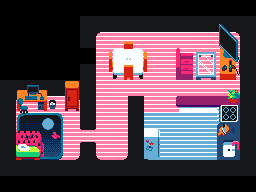

A 2D game scene composited from a Tiled map and its tileset images. What follows is a short description and the map's XML, with every tile layer's data as written:
An orthogonal 16x12 tile map with 16x16 px tiles, 3 tile layers (// bg, // corners, collision), 1 image layer and 10 objects.

<map version="1.5" tiledversion="1.7.2" orientation="orthogonal" renderorder="right-down" width="16" height="12" tilewidth="16" tileheight="16" infinite="0" nextlayerid="5" nextobjectid="1">
 <editorsettings>
  <export target="room_test.lua" format="lua" />
 </editorsettings>
 <tileset firstgid="1" name="test" tilewidth="16" tileheight="16" spacing="2" margin="1" tilecount="15" columns="15">
  <image source="../tilesets/test.png" width="270" height="18" />
  <tile id="1">
   <objectgroup draworder="index" id="2">
    <object id="1" x="0" y="0" width="16" height="16" />
   </objectgroup>
  </tile>
  <tile id="2">
   <objectgroup draworder="index" id="2">
    <object id="1" x="0" y="0" width="16" height="16" />
   </objectgroup>
  </tile>
  <tile id="3">
   <objectgroup draworder="index" id="2">
    <object id="1" x="0" y="0" width="16" height="16" />
   </objectgroup>
  </tile>
  <tile id="4">
   <objectgroup draworder="index" id="2">
    <object id="1" x="0" y="0" width="16" height="16" />
   </objectgroup>
  </tile>
  <tile id="5">
   <objectgroup draworder="index" id="2">
    <object id="1" x="0" y="0" width="16" height="16" />
   </objectgroup>
  </tile>
  <tile id="6">
   <objectgroup draworder="index" id="2">
    <object id="1" x="0" y="0" width="16" height="16" />
   </objectgroup>
  </tile>
  <tile id="7">
   <objectgroup draworder="index" id="2">
    <object id="1" x="0" y="0" width="16" height="16" />
   </objectgroup>
  </tile>
  <tile id="8">
   <objectgroup draworder="index" id="2">
    <object id="1" x="0" y="0" width="16" height="16" />
   </objectgroup>
  </tile>
  <tile id="9">
   <objectgroup draworder="index" id="2">
    <object id="1" x="0" y="0" width="16" height="16" />
   </objectgroup>
  </tile>
  <tile id="10">
   <objectgroup draworder="index" id="3">
    <object id="2" x="0" y="0" width="16" height="16" />
   </objectgroup>
  </tile>
 </tileset>
 <layer id="1" name="// bg" width="16" height="12">
  <data encoding="csv">
0,0,0,0,0,0,0,0,0,0,0,0,0,0,0,0,
0,0,0,0,0,0,0,0,0,0,0,0,0,0,0,0,
0,0,0,0,0,0,3,3,3,3,3,3,3,3,3,0,
0,0,0,0,0,0,3,3,3,3,3,3,3,3,3,0,
0,0,0,0,0,0,3,3,3,3,3,3,3,3,3,0,
0,0,0,0,0,0,3,3,3,3,3,3,3,3,3,0,
0,3,3,3,3,0,3,3,3,3,3,3,3,3,3,3,
0,3,3,3,3,0,3,3,3,11,11,11,11,11,11,0,
0,3,3,3,3,3,3,3,3,11,11,11,11,11,11,0,
0,3,3,3,3,0,3,3,3,11,11,11,11,11,11,0,
0,0,0,0,0,0,0,0,0,0,0,0,0,0,0,0,
0,0,0,0,0,0,0,0,0,0,0,0,0,0,0,0
</data>
 </layer>
 <layer id="3" name="// corners" width="16" height="12">
  <data encoding="csv">
0,0,0,0,0,0,0,0,0,0,0,0,0,0,0,0,
0,0,0,0,0,0,0,0,0,0,0,0,0,0,0,0,
0,0,0,0,0,0,5,0,0,0,0,0,0,0,6,0,
0,0,0,0,0,0,0,0,0,0,0,0,0,0,0,0,
0,0,0,0,0,0,0,0,0,0,0,0,0,0,0,0,
0,0,0,0,0,0,0,0,0,0,0,0,0,0,0,0,
0,5,0,0,6,0,0,0,0,0,0,0,0,0,0,0,
0,0,0,0,0,0,0,0,0,0,0,0,0,0,0,0,
0,0,0,0,0,9,0,0,0,0,0,0,0,0,0,0,
0,7,0,0,8,0,7,8,0,7,0,0,0,0,8,0,
0,0,0,0,0,0,0,0,0,0,0,0,0,0,0,0,
0,0,0,0,0,0,0,0,0,0,0,0,0,0,0,0
</data>
 </layer>
 <layer id="4" name="collision" width="16" height="12">
  <data encoding="csv">
0,0,0,0,0,0,0,0,0,0,0,0,0,0,0,0,
0,0,0,0,0,2,2,2,2,2,2,2,2,2,2,2,
0,0,0,0,0,2,0,0,0,0,0,0,0,0,0,2,
0,0,0,0,0,0,0,0,0,0,0,0,0,0,0,2,
0,0,0,0,0,2,0,0,0,0,0,0,0,0,0,2,
2,2,2,2,2,2,0,0,0,0,0,0,0,0,0,2,
2,0,0,0,0,2,0,0,2,0,0,0,0,0,0,2,
2,0,0,0,0,2,0,0,2,0,0,0,0,0,0,2,
2,0,0,0,0,0,0,0,2,0,0,0,0,0,0,2,
2,0,0,0,0,2,0,0,2,0,0,0,0,0,0,2,
2,2,2,2,2,2,2,2,2,2,2,2,2,2,2,2,
0,0,0,0,0,0,0,0,0,0,0,0,0,0,0,0
</data>
 </layer>
 <imagelayer id="2" name="Image Layer 1">
  <image source="../room.png" width="256" height="192" />
 </imagelayer>
</map>
